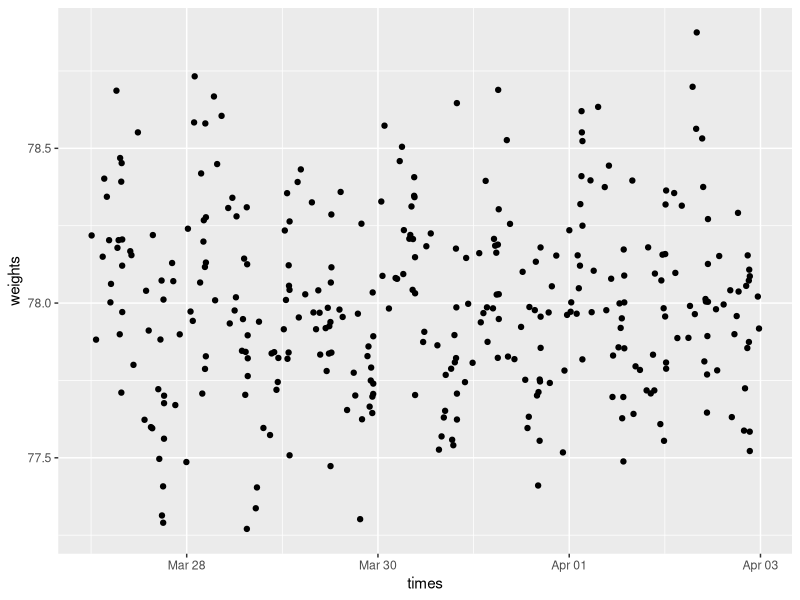
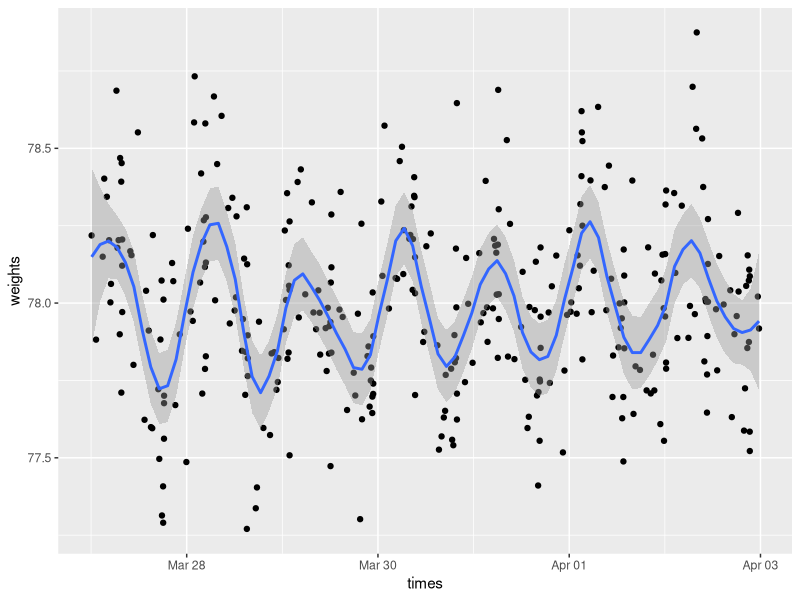
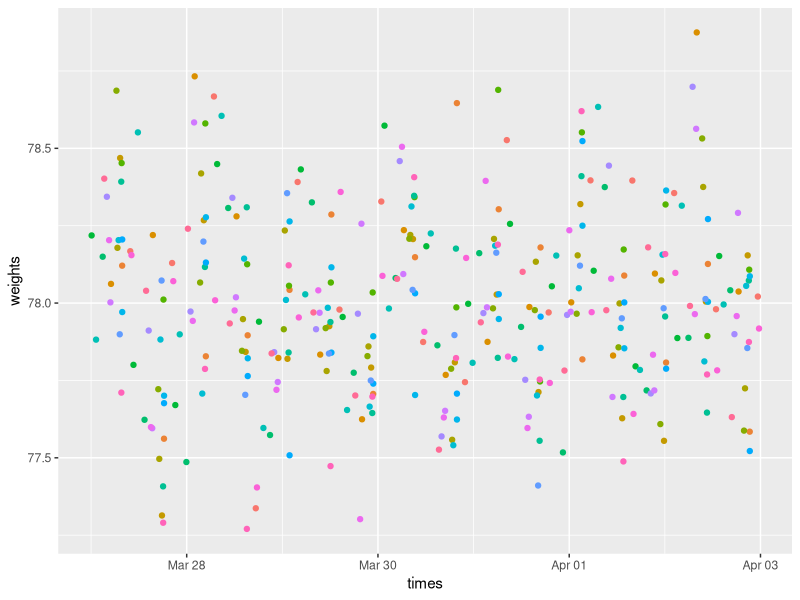

Source code (R) for these figures, in order:
## ---- chunk 1
knitr::opts_chunk$set(echo = FALSE)
## ---- chunk 2
set.seed(42)
times <- seq(as.POSIXct("2016-03-27"), length.out = 20*60*24*7, by=as.difftime(3, units="secs"))
weights <- 78 + (sin(seq(0, 14*pi, length.out = 201600))+ rnorm(201600, 0, 1))/4

packages <- data.frame(times, weights)
## ---- chunk 3
set.seed(2016)
starts <- sample(1:12600, 21)
sample_nos <- lapply(starts, function(x) seq(from = x, to = 201600, by=12600))
samples <- lapply(sample_nos, function(x) packages[x,])
samples_all <- do.call(rbind, samples)
samples_all <- cbind(sample=rep(1:21, each=16), samples_all)
## ---- chunk 4
library(ggplot2)
library(dplyr)
samples_all %>% 
  ggplot(aes(x=times, y=weights)) + geom_point() -> p
p
## ---- chunk 5
p + geom_smooth(span=1/7)
## ---- chunk 6
samples_all %>% 
  ggplot(aes(x=times, y=weights)) + geom_point(aes(color=factor(sample))) +
  theme(legend.position="none")
## ---- chunk 7
samples_all %>% 
  group_by(sample) %>% 
  summarize(y_bar = mean(weights)) %>% 
  summarize(mu_hat = mean(y_bar), s2 = var(y_bar)) -> n_s_syst
mu_hat <- n_s_syst$mu_hat
s2 <- n_s_syst$s2
